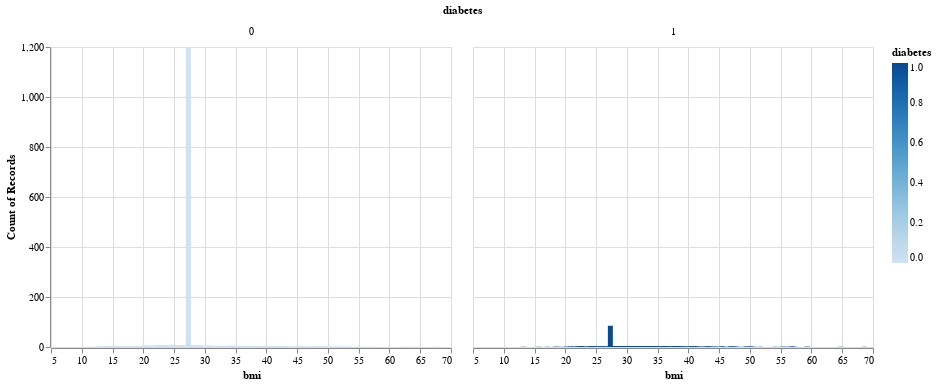

The code cell stored with this chart in its notebook:
### Markdown cell above
This graph demonstrates that Hba1c level is directly correlated to the presence of diabetes, as all patients with very high HbA1c have diabetes, and all with very low HbA1c do not.

### Code cell
diabetes_bmi_plot = alt.Chart(diabetes_small).mark_bar().encode(
    x = alt.X("bmi"),
    y = "count()",
    color = alt.Color("diabetes") 
).facet("diabetes")
diabetes_bmi_plot

### Figure 1 — Vega-Lite specification as saved in the notebook (floating-point values rounded to 4 significant figures; data arrays with more than 128 entries replaced by an {"elided": "..."} marker saying what was removed)
{"config": {"view": {"continuousWidth": 400, "continuousHeight": 300}}, "data": {"name": "data-578985b28bb66080a48adc6d9a1b729c"}, "facet": {"field": "diabetes", "type": "quantitative"}, "spec": {"mark": "bar", "encoding": {"color": {"field": "diabetes", "type": "quantitative"}, "x": {"field": "bmi", "type": "quantitative"}, "y": {"aggregate": "count", "type": "quantitative"}}}, "$schema": "https://vega.github.io/schema/vega-lite/v4.17.0.json", "datasets": {"data-578985b28bb66080a48adc6d9a1b729c": {"elided": "5000 records"}}}
